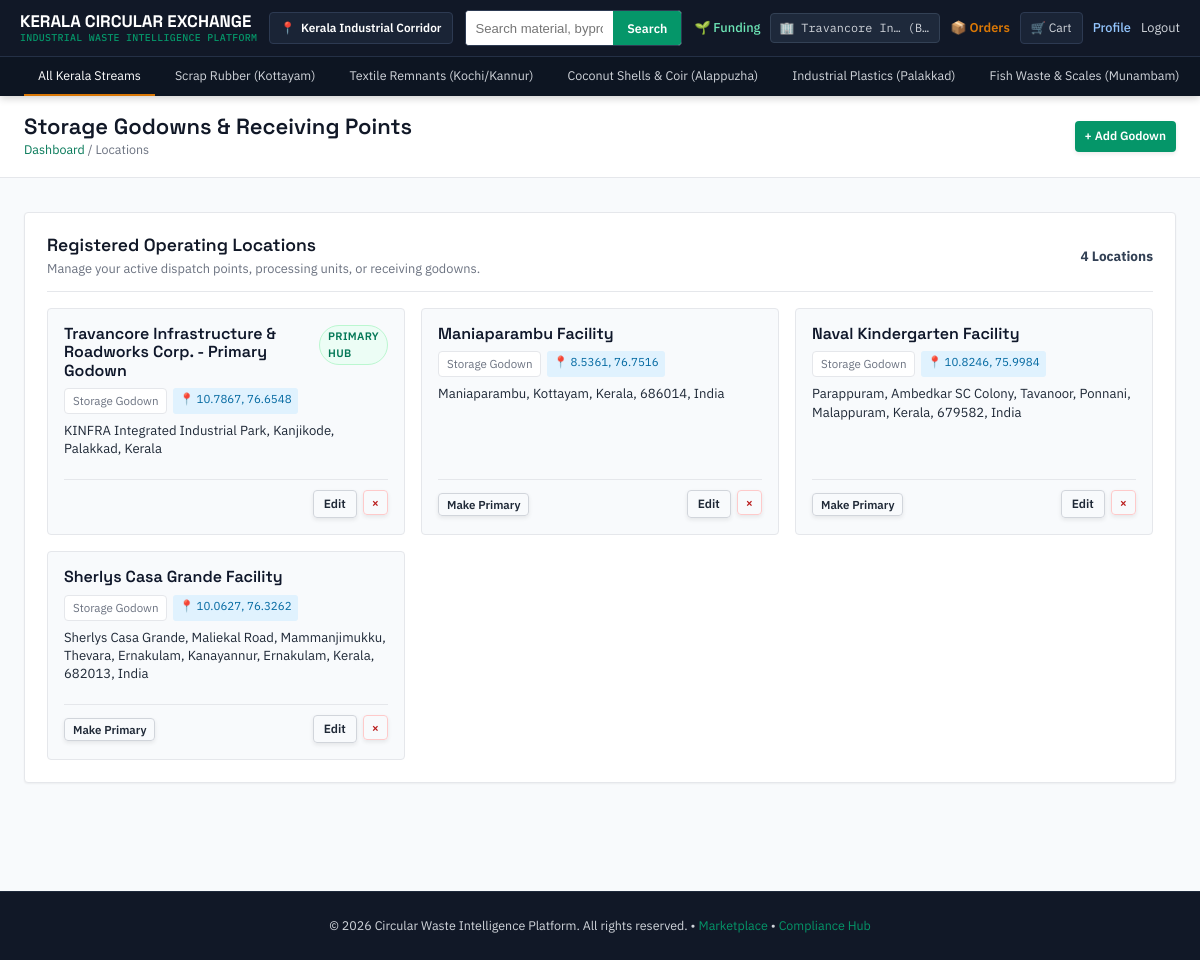
Before: /accounts/locations/ (signed in) with the older database file.
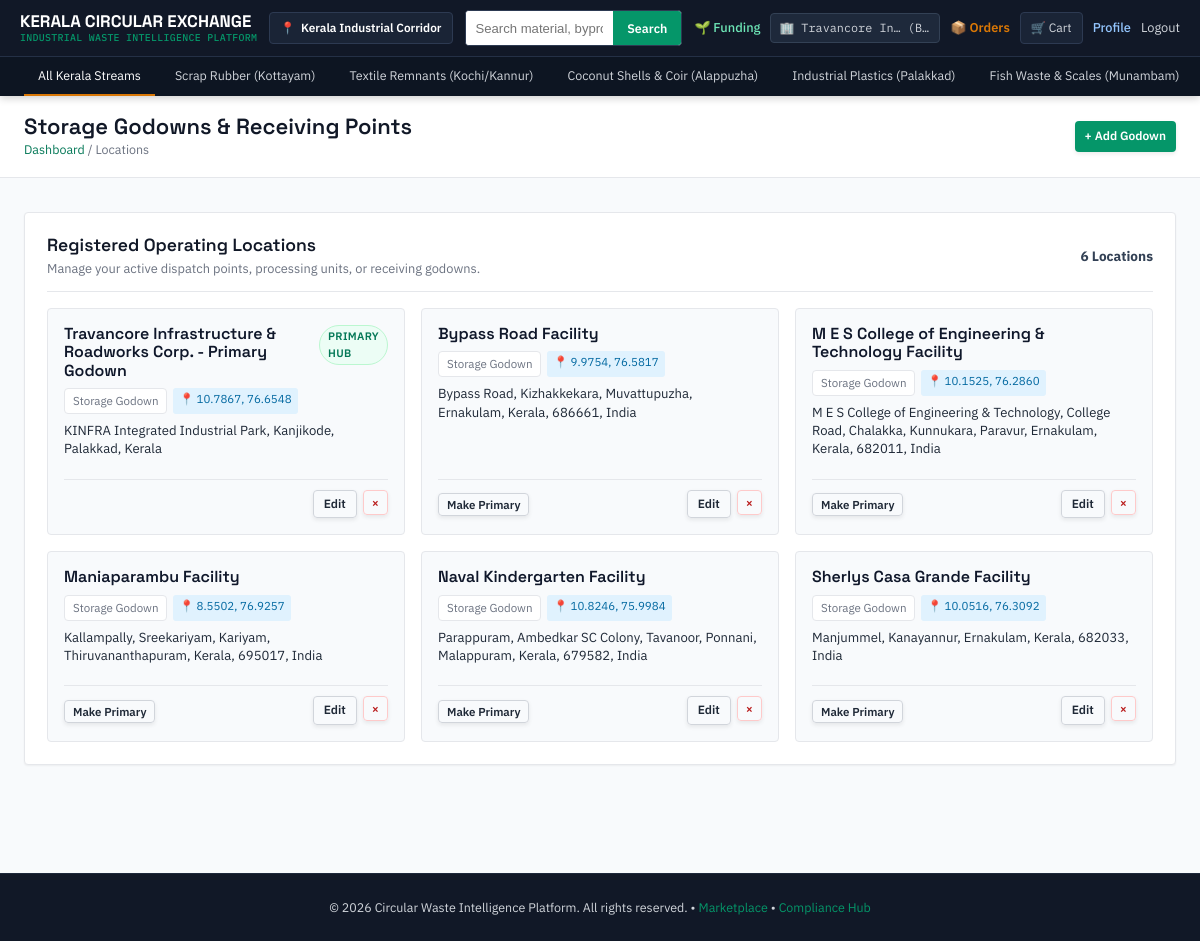
After: the same page with the newer database file.
### accounts/models.py (models this page shows, shortened)
class Company(models.Model):
    USER_TYPES = [
        ('supplier', 'Supplier / Waste Generator'),
        ('buyer', 'Buyer / Recycler'),
        ('both', 'Dual Enterprise (Both Buyer & Supplier)'),
    ]
    STATUS = [
        ('pending', 'Pending Verification'),
        ('auto_verified', 'Auto Verified'),
        ('manual_approved', 'Manually Approved'),
        ('verified', 'Verified'),
        ('rejected', 'Rejected'),
        ('flagged', 'Flagged for Review'),
    ]
    user = models.OneToOneField(
        User,
        on_delete=models.CASCADE,
        related_name='company'
    )
    company_name = models.CharField(max_length=200)
    registration_number = models.CharField(
        max_length=100,
        unique=True
    )
    gstin = models.CharField(
        max_length=15,
        unique=True
    )
    authorized_person = models.CharField(
        max_length=150
    )
    phone = models.CharField(
        max_length=15
    )
    address = models.TextField()
    user_type = models.CharField(
        max_length=20,
        choices=USER_TYPES
    )
    permit_document = models.FileField(
        upload_to='permits/',
        blank=True,
        null=True,
        help_text='Upload business registration certificate or pollution control permit.'
    )
    logo_image = models.FileField(
        upload_to='company_logos/',
        blank=True,
        null=True,
        help_text='Enterprise profile picture or company logo.'
    )
    verification_status = models.CharField(
        max_length=20,
        choices=STATUS,
        default='pending'
    )
    email_otp = models.CharField(
        max_length=6,
        blank=True,
        default="",
        help_text="6-digit Email verification OTP code"
    )
    otp_created_at = models.DateTimeField(
        null=True,
        blank=True,
        help_text="Timestamp when registration OTP was generated"
    )
    otp_attempts = models.PositiveSmallIntegerField(
        default=0,
        help_text="Number of failed registration OTP attempts"
    )
    is_email_verified = models.BooleanField(
        default=False,
        help_text="Whether company contact email is verified via OTP"
    )
    reset_otp = models.CharField(
        max_length=6,
        blank=True,
        default="",
        help_text="6-digit Password Reset OTP code"
    )
    reset_otp_created_at = models.DateTimeField(
        null=True,
        blank=True,
        help_text="Timestamp when reset OTP was generated"
    )
    reset_otp_attempts = models.PositiveSmallIntegerField(
        default=0,
        help_text="Number of failed reset OTP attempts"
    )
    verified_at = models.DateTimeField(
        null=True,
        blank=True
    )
    created_at = models.DateTimeField(
        auto_now_add=True
    )
    @property
    def can_sell(self):
        return self.user_type in ['supplier', 'both']

class CompanyLocation(models.Model):
    LOCATION_TYPES = [
        ('godown', 'Storage Godown'),
        ('warehouse', 'Warehouse / Hub'),
        ('factory', 'Factory / Production Plant'),
        ('processing_unit', 'Processing Unit'),
    ]
    company = models.ForeignKey(
        Company,
        on_delete=models.CASCADE,
        related_name='locations'
    )
    location_name = models.CharField(
        max_length=200,
        help_text="Facility or godown identifier name (e.g. Aluva Main Godown)"
    )
    location_type = models.CharField(
        max_length=30,
        choices=LOCATION_TYPES,
        default='godown'
    )
    address = models.TextField(
        help_text="Detailed physical address"
    )
    latitude = models.DecimalField(
        max_digits=10,
        decimal_places=7,
        null=True,
        blank=True,
        help_text="Latitude coordinate (e.g. 10.0261)"
    )
    longitude = models.DecimalField(
        max_digits=10,
        decimal_places=7,
        null=True,
        blank=True,
        help_text="Longitude coordinate (e.g. 76.3125)"
    )
    is_primary = models.BooleanField(
        default=False,
        help_text="Designate this as the primary operating facility/godown"
    )
    created_at = models.DateTimeField(auto_now_add=True)
    updated_at = models.DateTimeField(auto_now=True)
    class Meta:
        ordering = ['-is_primary', 'location_name']
        verbose_name = 'Company Location'
        verbose_name_plural = 'Company Locations'
    @property
    def has_coordinates(self):
        return self.latitude is not None and self.longitude is not None

### accounts/views.py (the view)
# urls.py: path('locations/', views.location_list, name='location_list'),
@login_required
def location_list(request):
    company = getattr(request.user, 'company', None)
    if not company:
        messages.error(request, "No enterprise profile associated with this account.")
        return redirect('index')
    locations = company.locations.all()
    return render(request, 'accounts/locations.html', {
        'company': company,
        'locations': locations,
        'is_supplier': company.can_sell,
    })

### accounts/templates/accounts/locations.html (shortened to what this page needs)
{% extends "base.html" %}
{% block content %}
<div class="page-title-bar">
    <div class="wrap">
        <div>
            <h1 style="font-size: var(--step-2);">{% if is_supplier %}Warehouses &amp; Production Facilities{% else %}Storage Godowns &amp; Receiving Points{% endif %}</h1>
            <div class="breadcrumb">
                <a href="{% if is_supplier %}{% url 'dashboard' %}{% else %}{% url 'profile' %}{% endif %}">Dashboard</a> / Locations
            </div>
        </div>
        <div>
            <a href="{% url 'location_create' %}?next={{ request.path }}" class="btn btn-primary btn-sm">
                + Add {% if is_supplier %}Warehouse{% else %}Godown{% endif %}
            </a>
        </div>
    </div>
</div>
<div class="wrap" style="padding-top: 10px; padding-bottom: 60px;">
    <div class="panel">
        <div style="display: flex; justify-content: space-between; align-items: center; margin-bottom: 16px; border-bottom: 1px solid var(--slate-200); padding-bottom: 12px;">
            <div>
                <h3 style="margin: 0; font-size: 1.1rem;">Registered Operating Locations</h3>
                <p style="font-size: 0.8rem; color: var(--slate-500); margin-top: 4px;">
                    Manage your active dispatch points, processing units, or receiving godowns.
                </p>
            </div>
            <span class="mono" style="font-size: 0.85rem; font-weight: 700; color: var(--slate-700);">
                {{ locations|length }} Location{{ locations|length|pluralize }}
            </span>
        </div>
        {% if locations %}
        <div style="display: grid; grid-template-columns: repeat(auto-fill, minmax(320px, 1fr)); gap: 16px;">
            {% for loc in locations %}
            <div style="background: var(--paper); border: 1px solid var(--slate-200); border-radius: var(--radius); padding: 16px; display: flex; flex-direction: column; justify-content: space-between;">
                <div>
                    <div style="display: flex; justify-content: space-between; align-items: flex-start; margin-bottom: 8px;">
                        <h4 style="margin: 0; font-size: 1rem; color: var(--slate-900);">
                            {{ loc.location_name }}
                        </h4>
                        {% if loc.is_primary %}
                            <span class="status-pill ok" style="font-size: 0.68rem; padding: 2px 8px;">Primary Hub</span>
                        {% endif %}
                    </div>
                    <div style="display: flex; gap: 6px; margin-bottom: 8px; flex-wrap: wrap;">
                        <span class="tag" style="font-size: 0.72rem;">{{ loc.get_location_type_display }}</span>
                        {% if loc.has_coordinates %}
                            <span class="mono" style="font-size: 0.72rem; background: #e0f2fe; color: #0369a1; padding: 2px 6px; border-radius: 3px;">
                                📍 {{ loc.latitude|floatformat:4 }}, {{ loc.longitude|floatformat:4 }}
                            </span>
                        {% else %}
                            <span style="font-size: 0.72rem; color: var(--amber); background: var(--amber-tint); padding: 2px 6px; border-radius: 3px;">
                                ⚠️ No map pin set
                            </span>
                        {% endif %}
                    </div>
                    <p style="font-size: 0.82rem; color: var(--slate-600); line-height: 1.4; margin-bottom: 12px;">
                        {{ loc.address }}
                    </p>
                </div>
                <div style="display: flex; justify-content: space-between; align-items: center; border-top: 1px solid var(--slate-200); padding-top: 10px; margin-top: 8px;">
                    <div>
                        {% if not loc.is_primary %}
                        <form method="POST" action="{% url 'location_set_primary' pk=loc.pk %}" style="display: inline;">
                            <button type="submit" class="btn btn-outline btn-sm" style="font-size: 0.72rem; padding: 3px 8px;">
                                Make Primary
                            </button>
                        </form>
                        {% endif %}
                    </div>
                    <div style="display: flex; gap: 6px;">
                        <a href="{% url 'location_edit' pk=loc.pk %}?next={{ request.path }}" class="btn btn-outline btn-sm" style="font-size: 0.75rem; padding: 4px 10px;">
                            Edit
                        </a>
                        <form method="POST" action="{% url 'location_delete' pk=loc.pk %}" onsubmit="return confirm('Are you sure you want to delete {{ loc.location_name }}?');" style="display: inline;">
                            <button type="submit" class="btn btn-outline btn-sm" style="color: var(--danger); border-color: #fecaca; font-size: 0.75rem; padding: 4px 8px;" title="Delete location">
                                &times;
                            </button>
                        </form>
                    </div>
                </div>
            </div>
            {% endfor %}
        </div>
        {% endif %}
    </div>
</div>
{% endblock %}

### templates/base.html (shortened to what this page needs)
<!DOCTYPE html>
<html lang="en">
<head>
    <link rel="stylesheet" href="https://unpkg.com/leaflet@1.9.4/dist/leaflet.css" />
</head>
<body>
<header class="site-header" id="main-site-header">
    <div class="header-top">
        <a href="{% url 'index' %}" class="logo">
            KERALA CIRCULAR EXCHANGE
            <span>INDUSTRIAL WASTE INTELLIGENCE PLATFORM</span>
        </a>
        <div class="zone-picker" title="Active Regional Supply-Chain Zone">
            📍 <strong>Kerala Industrial Corridor</strong>
        </div>
        <form class="search-bar" action="{% url 'index' %}" method="GET" role="search">
            <input type="text" name="q" value="{{ request.GET.q|default:'' }}" placeholder="Search material, byproduct, or supplier...">
            <button type="submit">Search</button>
        </form>
        <div class="header-actions">
            <a href="{% url 'funding_list' %}" style="color: #6ee7b7; font-weight: 500; font-size: 0.8rem;">🌱 Funding</a>
            {% if request.user.is_authenticated %}
                {% if request.user.company %}
                    <a href="{% url 'profile' %}" class="user-tag" title="Enterprise Profile: {{ request.user.company.company_name }}">🏢 {{ request.user.company.company_name|truncatechars:14 }} ({{ request.user.company.get_user_type_display }})</a>
                    {% if request.user.company.user_type == 'supplier' %}
                        <a href="{% url 'dashboard' %}" style="font-weight:600; color:var(--emerald);">Supplier Hub</a>
                        <a href="{% url 'listing_create' %}" class="btn btn-primary btn-sm">+ List Waste</a>
                    {% elif request.user.company.user_type == 'buyer' %}
                        <a href="{% url 'buyer_orders' %}" style="font-weight:600; color:var(--amber);">📦 Orders</a>
                        <a href="{% url 'cart_view' %}" class="cart-pill">🛒 Cart</a>
                    {% endif %}
                {% else %}
                    <a href="{% url 'profile' %}" class="user-tag">{{ request.user.username }}</a>
                    <a href="{% url 'buyer_orders' %}" style="font-weight:600; color:var(--amber);">📦 Orders</a>
                    <a href="{% url 'cart_view' %}" class="cart-pill">🛒 Cart</a>
                {% endif %}
                <a href="{% url 'profile' %}" style="color: #93c5fd; font-weight: 500;">Profile</a>
                <a href="{% url 'logout' %}">Logout</a>
            {% else %}
                <a href="{% url 'login' %}">Login</a>
                <a href="{% url 'signup' %}" class="btn btn-primary btn-sm">Register Enterprise</a>
                <a href="{% url 'cart_view' %}" class="cart-pill">🛒 Cart</a>
            {% endif %}
        </div>
    </div>
    <nav class="category-ribbon" aria-label="Material categories">
        <div class="wrap">
            <a href="{% url 'index' %}" class="{% if not request.GET.category %}active{% endif %}">All Kerala Streams</a>
            <a href="{% url 'index' %}?category=rubber" class="{% if request.GET.category == 'rubber' %}active{% endif %}">Scrap Rubber (Kottayam)</a>
            <a href="{% url 'index' %}?category=textile" class="{% if request.GET.category == 'textile' %}active{% endif %}">Textile Remnants (Kochi/Kannur)</a>
            <a href="{% url 'index' %}?category=coconut" class="{% if request.GET.category == 'coconut' %}active{% endif %}">Coconut Shells & Coir (Alappuzha)</a>
            <a href="{% url 'index' %}?category=plastic" class="{% if request.GET.category == 'plastic' %}active{% endif %}">Industrial Plastics (Palakkad)</a>
            <a href="{% url 'index' %}?category=fish" class="{% if request.GET.category == 'fish' %}active{% endif %}">Fish Waste & Scales (Munambam)</a>
        </div>
    </nav>
</header>
<main class="main-content">
    {% block content %}{% endblock %}
</main>
<footer class="site-footer">
    <div class="wrap">
        &copy; 2026 Circular Waste Intelligence Platform. All rights reserved. &bull;
        <a href="{% url 'index' %}">Marketplace</a> &bull;
        <a href="{% url 'verification_panel' %}">Compliance Hub</a>
    </div>
</footer>
</body>
</html>

Changed rows visible on the page:
added CompanyLocation: location_name "Bypass Road Facility", location_type "Storage Godown", latitude "9.9754", longitude "76.5817", address "Bypass Road, Kizhakkekara, Muvattupuzha, Ernakulam, Kerala, 686661, India", is_primary "Make Primary"
added CompanyLocation: location_name "M E S College of Engineering & Technology Facility", location_type "Storage Godown", latitude "10.1525", longitude "76.2860", address "M E S College of Engineering & Technology, College Road, Chalakka, Kunnukara, Paravur, Ernakulam, Kerala, 682011, India", is_primary "Make Primary"
changed CompanyLocation "Maniaparambu Facility": latitude "8.5361" → "8.5502"; longitude "76.7516" → "76.9257"; address "Maniaparambu, Kottayam, Kerala, 686014, India" → "Kallampally, Sreekariyam, Kariyam, Thiruvananthapuram, Kerala, 695017, India"
changed CompanyLocation "Sherlys Casa Grande Facility": latitude "10.0627" → "10.0516"; longitude "76.3262" → "76.3092"; address "Sherlys Casa Grande, Maliekal Road, Mammanjimukku, Thevara, Ernakulam, Kanayannur, Ernakulam, Kerala, 682013, India" → "Manjummel, Kanayannur, Ernakulam, Kerala, 682033, India"
Other visible differences:
{{ locations|length }}: "4" → "6"
